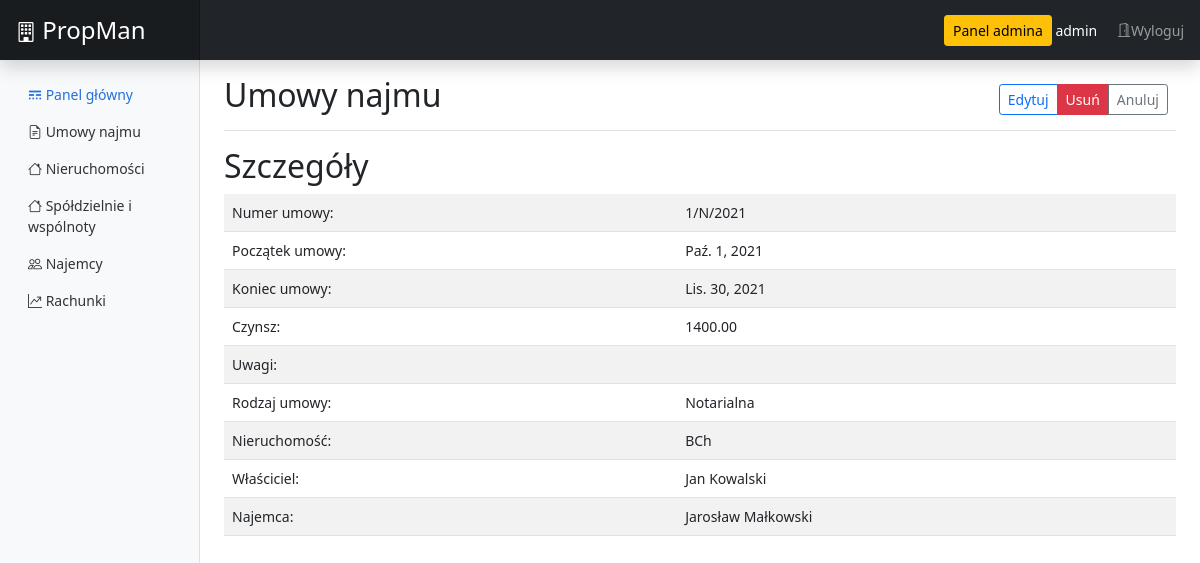
The app's page /app/forms/leaseagreement/item/1 (signed in) with its own data.
### app/models.py (models this page shows, shortened)
class LeaseAgreement(models.Model):
    id = models.AutoField(primary_key=True)
    la_number = models.CharField(max_length=45, blank=False)
    start = models.DateField(auto_now=False, auto_now_add=False, blank=False)  # Lease agreement beginning date
    end = models.DateField(auto_now=False, auto_now_add=False, blank=False)  # Lease agreement ending date
    value = models.DecimalField(max_digits=19, decimal_places=2, blank=False)  # Lease agreement value
    comments = models.TextField(max_length=1000, blank=True)  # Comments
    property = models.ForeignKey(Property, on_delete=models.PROTECT)
    landlords = models.ForeignKey(Landlords, on_delete=models.PROTECT)
    tenants = models.ForeignKey(Tenants, on_delete=models.PROTECT)
    type = models.ForeignKey(LeaseAgreement_type, on_delete=models.PROTECT)
    class Meta:
        ordering = ['id']

class LeaseAgreement_type(models.Model):
    id = models.AutoField(primary_key=True)
    type = models.CharField(max_length=45, blank=False)
    class Meta:
        ordering = ['id']
    def __str__(self):
        return self.type

class Property(models.Model):
    id = models.AutoField(primary_key=True)
    name = models.CharField(max_length=45, blank=False) # Property name
    address = models.CharField(max_length=198, blank=False) # Property address
    postalcode = models.CharField(max_length=6, blank=False) # Property postalcode
    city = models.CharField(max_length=45, blank=False) # Property city
    kw_number = models.CharField(max_length=15, blank=True) # Numer KW
    house_association = models.ForeignKey(HousingAssociation, on_delete=models.PROTECT, blank=True, null=True)
    class Meta:
        ordering = ['id']
    def __str__(self):
        return self.name

class Landlords(models.Model):
    id = models.AutoField(primary_key=True)
    name = models.CharField(max_length=45, blank=False) # Landlords first name
    surname = models.CharField(max_length=45, blank=False) # Landlords last name
    phone = models.CharField(max_length=12, blank=True) # Landlords phone number
    email = models.EmailField(max_length=254, blank=True) # Landlords email address
    class Meta:
        ordering = ['id']
    def __str__(self):
        return " ".join((self.name, self.surname))

class Tenants(models.Model):
    id = models.AutoField(primary_key=True)
    name = models.CharField(max_length=45, blank=False) # Tenant first name
    surname = models.CharField(max_length=45, blank=False) # Tenant last name
    address = models.CharField(max_length=198, blank=False) # Tenant address
    postalcode = models.CharField(max_length=6, blank=False) # Tenant postalcode
    city = models.CharField(max_length=45, blank=False) # Tenant city
    phone = models.CharField(max_length=12, blank=True) # Tenant phone number
    email = models.EmailField(max_length=254, blank=True) # Tenant email address
    comments = models.TextField(max_length=1000, blank=True) # Comments
    class Meta:
        ordering = ['id']
    def __str__(self):
        return " ".join((self.name, self.surname))

### app/views.py (the view)
# urls.py: path('forms/leaseagreement/item/<int:pk>', views.leaseagreement_detail, name='leaseagreement_detail'),
def leaseagreement_detail(request, pk):
    form = get_object_or_404(LeaseAgreement, pk=pk)
    return render(request, 'registration/lease/la_detail.html', {'leaseagreement_detail': form})

### templates/registration/lease/la_detail.html
{% extends 'registration/base.html' %}
{% block content %}
<div class="d-flex justify-content-between flex-wrap flex-md-nowrap align-items-center pt-3 pb-2 mb-3 border-bottom">
  <h1 class="h2">Umowy najmu</h1>
  <div class="btn-toolbar mb-2 mb-md-0">
    <div class="btn-group me-2">
      <a href="{% url 'leaseagreement_edit' pk=leaseagreement_detail.id %}"
        type="button" class="btn btn-sm btn-outline-primary">Edytuj</a>
      <a href="{% url 'leaseagreement_delete' pk=leaseagreement_detail.id %}"
        type="button" class="btn btn-sm btn-danger" onclick="return confirm('Czy usunąć?');">Usuń</a>
      <a href="{% url 'leaseagreement_all' %}" type="button" class="btn btn-sm btn-outline-secondary">Anuluj</a>
    </div>
  </div>
</div>
<div class="">
  <h2>Szczegóły</h2>
    <table class="table table-striped">
      <tbody>
        <tr>
          <td>Numer umowy:</td>
          <td>{{ leaseagreement_detail.la_number }}</td>
        </tr>
        <tr>
          <td>Początek umowy:</td>
          <td>{{ leaseagreement_detail.start }}</td>
        </tr>
        <tr>
          <td>Koniec umowy:</td>
          <td>{{ leaseagreement_detail.end }}</td>
        </tr>
        <tr>
          <td>Czynsz:</td>
          <td>{{ leaseagreement_detail.value }}</td>
        </tr>
        <tr>
          <td>Uwagi:</td>
          <td>{{ leaseagreement_detail.comments }}</td>
        </tr>
        <tr>
          <td>Rodzaj umowy:</td>
          <td>{{ leaseagreement_detail.type }}</td>
        </tr>
        <tr>
          <td>Nieruchomość:</td>
          <td>{{ leaseagreement_detail.property }}</td>
        </tr>
        <tr>
          <td>Właściciel:</td>
          <td>{{ leaseagreement_detail.landlords }}</td>
        </tr>
        <tr>
          <td>Najemca:</td>
          <td>{{ leaseagreement_detail.tenants }}</td>
        </tr>
      </tbody>
    </table>
</div>
{% endblock %}

### templates/registration/base.html (shortened to what this page needs)
{% load django_htmx %}
<!doctype html>
<html lang="pl">
  <head>
    {% load static %}
    <link href="https://cdn.jsdelivr.net/npm/bootstrap@5.1.3/dist/css/bootstrap.min.css" rel="stylesheet">
    <link rel="stylesheet" href="https://cdn.jsdelivr.net/npm/bootstrap-icons@1.7.2/font/bootstrap-icons.css">
    <link href="{% static 'dashboard.css' %}" rel="stylesheet" type="text/css">
  </head>
  <body hx-ext="debug, event-header">
    <header class="navbar navbar-dark sticky-top bg-dark flex-md-nowrap p-0 shadow">
      <a class="navbar-brand col-md-3 col-lg-2 me-0 px-3 fs-4" href="{% url 'index' %}">
        <i class="bi bi-building text-white fs-5"></i>
        PropMan
      </a>
        {% if user.is_authenticated %}
      <div class="navbar-nav">
        <div class="nav-item text-nowrap">
          {% if request.user.is_superuser %}
            <a type="button" class="btn btn-warning btn-secondary btn-sm btn-block" href="/admin">Panel admina</a>
          {% endif %}
          <span class="d-inline align-middle text-white">{{ user.username }}</span>
          <a class="d-inline nav-link align-middle px-3" href="{% url 'logout' %}">
            <i class="bi bi-door-open"></i>Wyloguj
          </a>
        </div>
      </div>
    </header>
    <div class="container-fluid">
      <div class="row">
        {% include 'registration/menu.html' %}
        <main class="col-md-9 ms-sm-auto col-lg-10 px-md-4">
          <div class="">
            {% block content %}
            {% endblock %}
          </div>
        </main>
      </div>
    </div>
    {% endif %}
  </body>
</html>

### static/dashboard.css (style rules this page uses)
body { font-size: .875rem; }
.navbar-brand { padding-top: .75rem; padding-bottom: .75rem; font-size: 1rem; background-color: rgba(0, 0, 0, .25); box-shadow: inset -1px 0 0 rgba(0, 0, 0, .25); }

### records on screen
LeaseAgreement: la_number "1/N/2021", start "Paź. 1, 2021", end "Lis. 30, 2021", value "1400.00", type "Notarialna", property "BCh", landlords "Jan Kowalski", tenants "Jarosław Małkowski"

### other values on screen
{{ user.username }} "admin"
